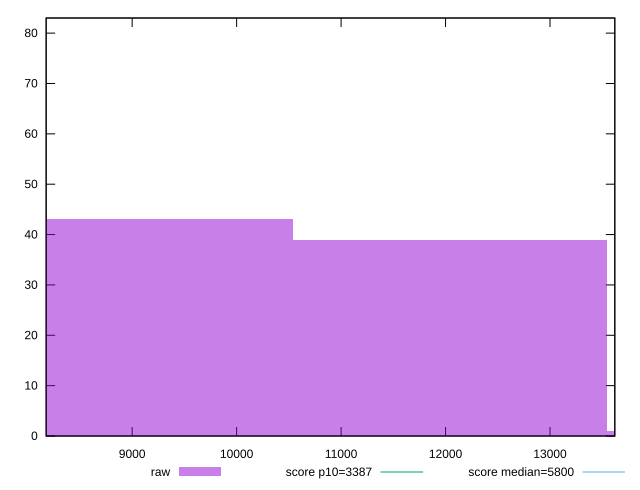

Generate this figure with gnuplot:
reset

$raw <<EOF
12043.05593700563 39
9032.291952754224 43
15053.819921257038 1
EOF

set key outside below
set boxwidth 3010.7639842514077
set xrange [8176.542550848391:13620.416099616217]
set yrange [0:83]
set trange [0:83]
set style fill transparent solid 0.5 noborder

set parametric
set terminal svg size 640, 490 enhanced background rgb 'white'
set output "reports/report_00027_2021-02-24T12-40-31.850Z/speed-index/samples/astro/raw/histogram.svg"

plot $raw title "raw" with boxes, \
     3387,t title "score p10=3387", \
     5800,t title "score median=5800"

reset
